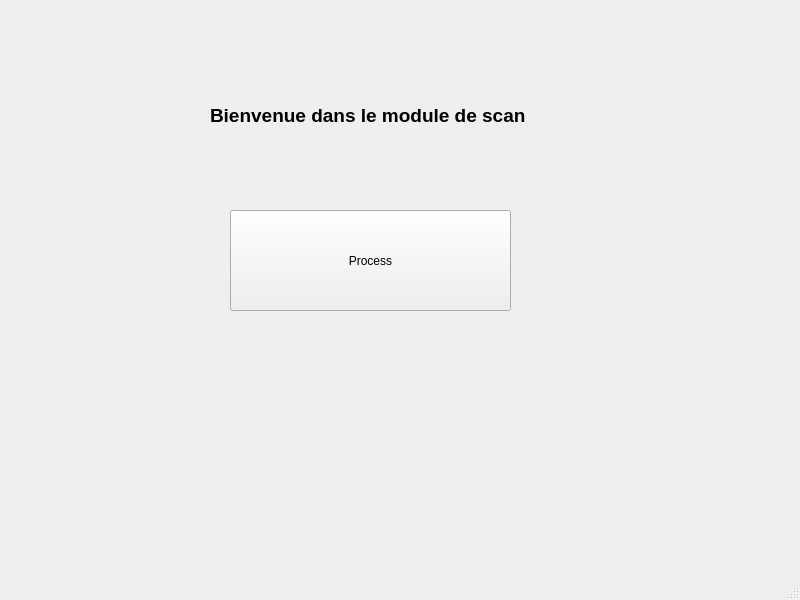
<?xml version="1.0" encoding="UTF-8"?>
<ui version="4.0">
 <class>Employe</class>
 <widget class="QMainWindow" name="Employe">
  <property name="geometry">
   <rect>
    <x>0</x>
    <y>0</y>
    <width>800</width>
    <height>600</height>
   </rect>
  </property>
  <property name="windowTitle">
   <string>Employe</string>
  </property>
  <widget class="QWidget" name="centralwidget">
   <widget class="QLabel" name="label">
    <property name="geometry">
     <rect>
      <x>210</x>
      <y>80</y>
      <width>341</width>
      <height>71</height>
     </rect>
    </property>
    <property name="text">
     <string>&lt;html&gt;&lt;head/&gt;&lt;body&gt;&lt;p&gt;&lt;span style=&quot; font-size:14pt; font-weight:600;&quot;&gt;Bienvenue dans le module de scan&lt;/span&gt;&lt;/p&gt;&lt;/body&gt;&lt;/html&gt;</string>
    </property>
   </widget>
   <widget class="QPushButton" name="pushButtonProcess">
    <property name="geometry">
     <rect>
      <x>230</x>
      <y>210</y>
      <width>281</width>
      <height>101</height>
     </rect>
    </property>
    <property name="text">
     <string>Process</string>
    </property>
   </widget>
  </widget>
  <widget class="QMenuBar" name="menubar">
   <property name="geometry">
    <rect>
     <x>0</x>
     <y>0</y>
     <width>800</width>
     <height>21</height>
    </rect>
   </property>
  </widget>
  <widget class="QStatusBar" name="statusbar"/>
 </widget>
 <resources/>
 <connections/>
</ui>
